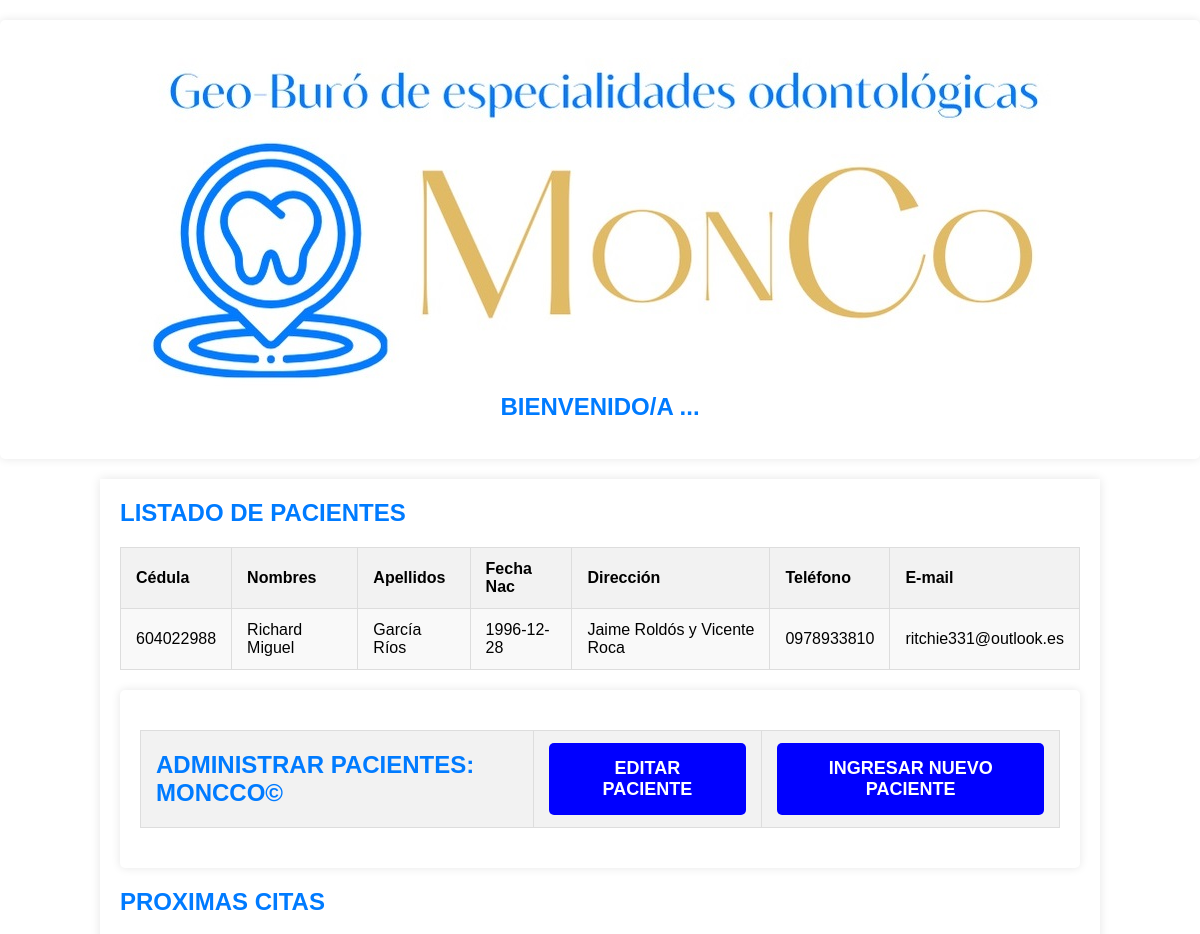
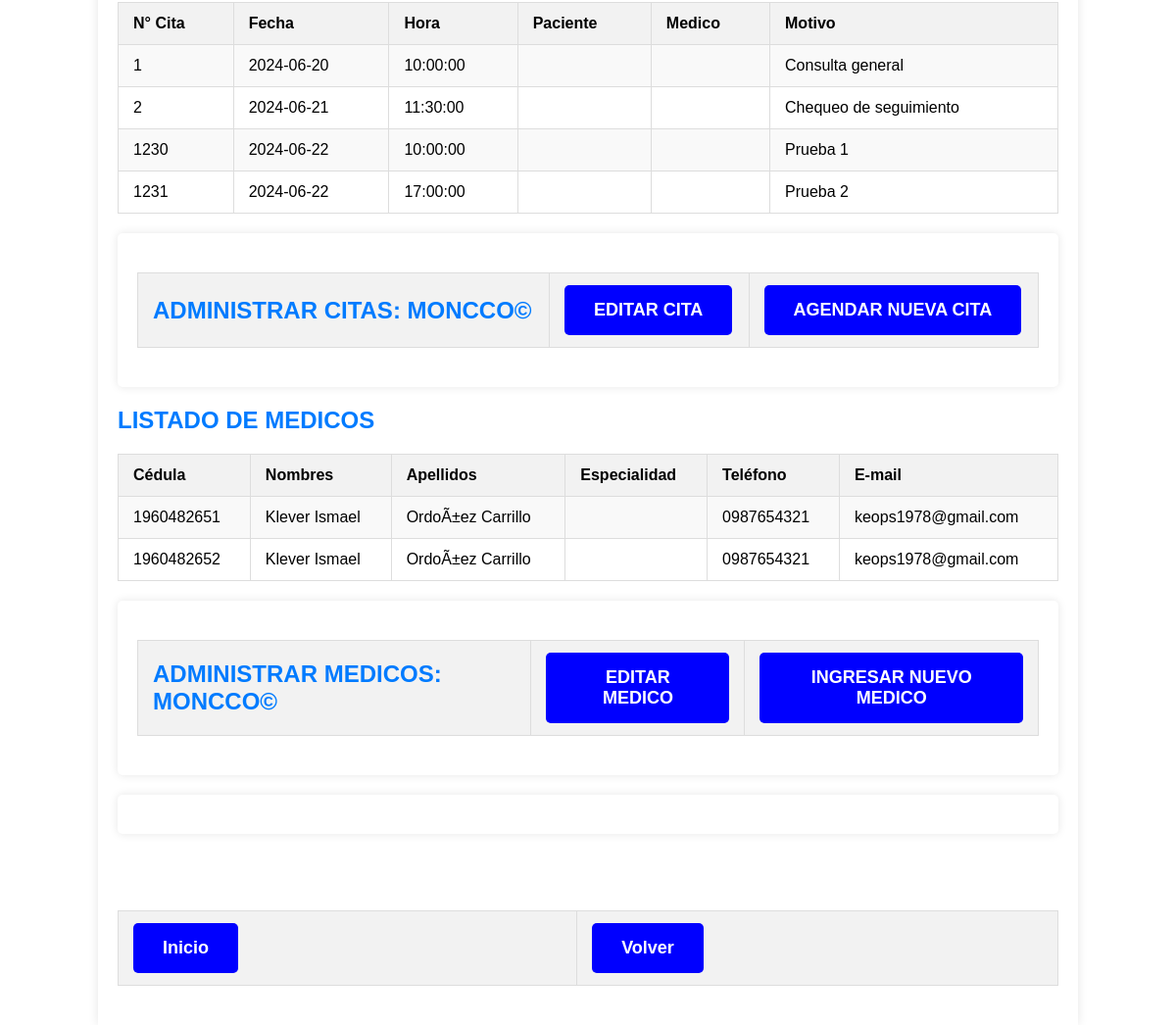
/perfil_administrador.php, run on the app's committed database (2 pictures, top to bottom).
### tables this page shows
CREATE TABLE `paciente` (
  `id_paciente` int(11) NOT NULL,
  `nombre` varchar(100) DEFAULT NULL,
  `apellidos` varchar(100) DEFAULT NULL,
  `fecha_nacimiento` date DEFAULT NULL,
  `direccion` varchar(255) DEFAULT NULL,
  `telefono` varchar(20) DEFAULT NULL,
  `email` varchar(100) DEFAULT NULL
);

CREATE TABLE `cita` (
  `id_cita` int(11) NOT NULL,
  `fecha` date DEFAULT NULL,
  `hora` time DEFAULT NULL,
  `id_paciente` int(11) DEFAULT NULL,
  `id_medico` int(11) DEFAULT NULL,
  `motivo` text
);

CREATE TABLE `medico` (
  `id_medico` int(11) NOT NULL,
  `nombre` varchar(100) DEFAULT NULL,
  `apellidos` varchar(100) DEFAULT NULL,
  `especialidad_id` int(11) DEFAULT NULL,
  `telefono` varchar(20) DEFAULT NULL,
  `email` varchar(100) DEFAULT NULL
);

### perfil_administrador.php (the view, shortened to what this page needs)
<?php
$servername = "localhost";
$username = "root";
$password = "";
$dbname = "sistema_moncco";
$conn = new mysqli($servername, $username, $password, $dbname);
?>
<!DOCTYPE html>
<html>
<head>
    <link rel="stylesheet" type="text/css" href="estilo.css">
	<div class="register">
	<a href="index.php"></a><br>
	<img src="banner1moncco.jpg" alt="Banner" width="946" height="331">
	<h2>BIENVENIDO/A ...</h2><br>
	</div>
</head>
<body>
<div class="container">
<h2>LISTADO DE PACIENTES</h2>
<table>
    <tr>
        <th>Cédula</th>
        <th>Nombres</th>
		<th>Apellidos</th>
		<th>Fecha Nac</th>
		<th>Dirección</th>
		<th>Teléfono</th>
        <th>E-mail</th>
    </tr>
    <?php
	$sql = "SELECT * FROM Paciente ";
	$result = $conn->query($sql);
    if ($result->num_rows > 0) {
        while($row = $result->fetch_assoc()) {
            echo "<tr>";
            echo "<td>" . $row["id_paciente"] . "</td>";
            echo "<td>" . $row["nombre"] . "</td>";
            echo "<td>" . $row["apellidos"] . "</td>";
			echo "<td>" . $row["fecha_nacimiento"] . "</td>";
			echo "<td>" . $row["direccion"] . "</td>";
			echo "<td>" . $row["telefono"] . "</td>";
			echo "<td>" . $row["email"] . "</td>";
            echo "</tr>";
        }
    } else {
        echo "<tr><td colspan='3'>No se encontraron resultados</td></tr>";
    }
    ?>
</table>
		<div class="register">
		<table>
		    <th><h2>ADMINISTRAR PACIENTES: MONCCO©</h2></th>
			<th><a href="editar_paciente.php" class="boton">EDITAR PACIENTE</a></th>
            <th><a href="registro_paciente.php" class="boton">INGRESAR NUEVO PACIENTE</a></th>
		</table>
		</div>
<h2>PROXIMAS CITAS</h2>
<table>
    <tr>
				<th>N° Cita</th>
                <th>Fecha</th>
                <th>Hora</th>
                <th>Paciente</th>
                <th>Medico</th>
                <th>Motivo</th>
    </tr>
    <?php
	$sql = "SELECT * FROM cita ";
	$result = $conn->query($sql);
    if ($result->num_rows > 0) {
        while($row = $result->fetch_assoc()) {
            echo "<tr>";
            echo "<td>" . $row["id_cita"] . "</td>";
            echo "<td>" . $row["fecha"] . "</td>";
            echo "<td>" . $row["hora"] . "</td>";
			echo "<td>" . $row["id_paciente"] . "</td>";
			echo "<td>" . $row["id_medico"] . "</td>";
			echo "<td>" . $row["motivo"] . "</td>";
            echo "</tr>";
        }
    } else {
        echo "<tr><td colspan='3'>No se encontraron resultados</td></tr>";
    }
    ?>
</table>
		<div class="register">
		<table>
        	<th><h2>ADMINISTRAR CITAS: MONCCO©</h2></th>
			<th><a href="editar_cita.php" class="boton">EDITAR CITA</a></th>
            <th><a href="agendar_cita.php" class="boton">AGENDAR NUEVA CITA</a></th>
		</table>
		</div>
<h2>LISTADO DE MEDICOS</h2>
<table>
    <tr>
        <th>Cédula</th>
        <th>Nombres</th>
		<th>Apellidos</th>
		<th>Especialidad</th>
		<th>Teléfono</th>
        <th>E-mail</th>
    </tr>
    <?php
	$sql = "SELECT * FROM medico ";
	$result = $conn->query($sql);
    if ($result->num_rows > 0) {
        while($row = $result->fetch_assoc()) {
            echo "<tr>";
            echo "<td>" . $row["id_medico"] . "</td>";
            echo "<td>" . $row["nombre"] . "</td>";
            echo "<td>" . $row["apellidos"] . "</td>";
			echo "<td>" . $row["especialidad_id"] . "</td>";
			echo "<td>" . $row["telefono"] . "</td>";
			echo "<td>" . $row["email"] . "</td>";
            echo "</tr>";
        }
    } else {
        echo "<tr><td colspan='3'>No se encontraron resultados</td></tr>";
    }
    ?>
</table>
		<div class="register">
		<table>
		    <th><h2>ADMINISTRAR MEDICOS: MONCCO©</h2></th>
			<th><a href="editar_medico.php" class="boton">EDITAR MEDICO</a></th>
            <th><a href="registro_medico.php" class="boton">INGRESAR NUEVO MEDICO</a></th>
		</table>
		</div>
<table>
<div class="register">
		<table>
			<th><a href="index.php" class="boton">Inicio</a></th><br>
            <th><a href="login_medico.php" class="boton">Volver</a></th>
		</table>
		</div>
</table>
</div>
</body>
</html>

### estilo.css (style rules this page uses)
* { font-family: Arial, sans-serif; margin: 0; padding: 0; }
.container { width: 80%; margin: auto; overflow: hidden; padding: 20px; background-color: #fff; box-shadow: 0 0 10px rgba(0, 0, 0, 0.1); }
.login, .register, .appointments { background-color: #fff; padding: 20px; margin: 20px 0; text-align: center; border-radius: 5px; box-shadow: 0 0 10px rgba(0,0,0,0.1); }
h2 { color: #007bff; }
.boton { display: inline-block; padding: 15px 30px; font-size: 18px; color: white; background-color: blue; text-align: center; text-decoration: none; border-radius: 5px; }

### perfil_administrador.php (style rules this page uses)
body { font-family: Arial, sans-serif; }
table { width: 100%; border-collapse: collapse; margin: 20px 0; font-size: 1em; min-width: 400px; border: 1px solid #ddd; }
th, td { padding: 12px 15px; border: 1px solid #ddd; text-align: left; }
th { background-color: #f2f2f2; }
tr:nth-child(even) { background-color: #f9f9f9; }

### data on the page
paciente: id_paciente "604022988", nombre "Richard Miguel", apellidos "García Ríos", fecha_nacimiento "1996-12-28", direccion "Jaime Roldós y Vicente Roca", telefono "0978933810", email "ritchie331@outlook.es"
cita: id_cita "1", fecha "2024-06-20", hora "10:00:00", motivo "Consulta general"
cita: id_cita "2", fecha "2024-06-21", hora "11:30:00", motivo "Chequeo de seguimiento"
cita: id_cita "1230", fecha "2024-06-22", hora "10:00:00", motivo "Prueba 1"
cita: id_cita "1231", fecha "2024-06-22", hora "17:00:00", motivo "Prueba 2"
medico: id_medico "1960482651", nombre "Klever Ismael", apellidos "OrdoÃ±ez Carrillo", telefono "0987654321", email "keops1978@gmail.com"
medico: id_medico "1960482652", nombre "Klever Ismael", apellidos "OrdoÃ±ez Carrillo", telefono "0987654321", email "keops1978@gmail.com"
